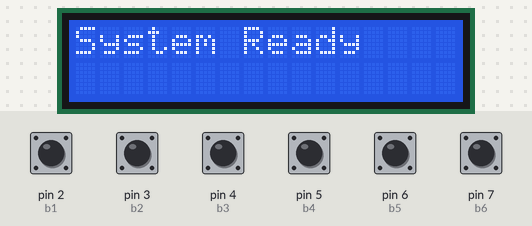
A sketch run on a simulated Arduino Uno, built with avr-gcc and run on an emulated ATmega328P. On the bench: 16×2 character LCD. Inputs (shaded band) come from the test bench; at power-on: pin 2 (b1), pin 3 (b2), pin 4 (b3), pin 5 (b4), pin 6 (b5), pin 7 (b6) HIGH. The audio player accepts every command and is not drawn; what the sketch prints to the serial monitor is not drawn.

Above: at 2.6 s.
5.4 s: pin 2 (b1) pulled LOW for 0.15 s
At 5.7 s:
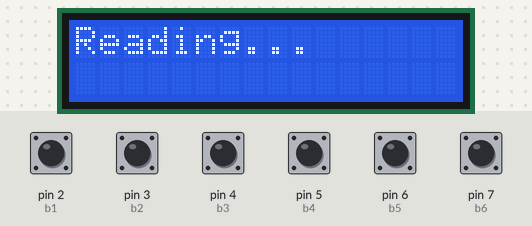
7.0 s: pin 3 (b2) pulled LOW for 0.15 s
10.1 s: pin 4 (b3) pulled LOW for 0.15 s
At 11.2 s:
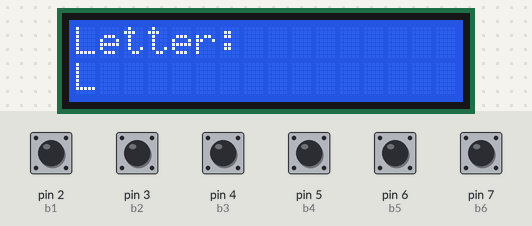
Timing chart, 0 to 13.1 s (numbered marks = the images above; inputs shaded):
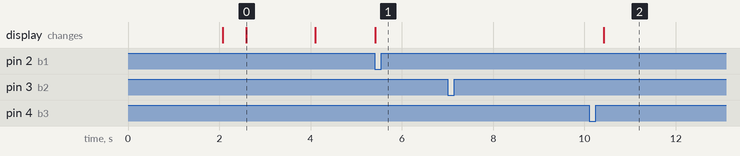

Measured:
- after the input at 5.4 s, the display: changes at once (image 1)
- after the input at 7.0 s, every drawn part: stays the same
- after the input at 10.1 s, the display: changes after 0.32 s (image 2)
- what the display in image 0 shows lasts 1.5 s, from 2.6 s to 4.1 s

The sketch:

Braille-to-speech_CODE.ino
```cpp
#include <SoftwareSerial.h>
#include <DFRobotDFPlayerMini.h>
#include <Wire.h>
#include <LiquidCrystal_I2C.h>

SoftwareSerial mySerial(10, 11); // RX, TX
DFRobotDFPlayerMini player;

LiquidCrystal_I2C lcd(0x27, 16, 2);

// Buttons
int b1 = 2, b2 = 3, b3 = 4, b4 = 5, b5 = 6, b6 = 7;

void setup() {
  pinMode(b1, INPUT_PULLUP);
  pinMode(b2, INPUT_PULLUP);
  pinMode(b3, INPUT_PULLUP);
  pinMode(b4, INPUT_PULLUP);
  pinMode(b5, INPUT_PULLUP);
  pinMode(b6, INPUT_PULLUP);

  Serial.begin(9600);
  mySerial.begin(9600);

  lcd.init();
  lcd.backlight();

  lcd.setCursor(0,0);
  lcd.print("Braille System");
  delay(2000);
  lcd.clear();

  if (!player.begin(mySerial)) {
    Serial.println("DFPlayer NOT detected");
    lcd.print("DF Error");
    while(true);
  } else {
    Serial.println("DFPlayer Ready");
    lcd.print("System Ready");
    delay(1500);
    lcd.clear();
  }

  player.volume(30);
}

void loop() {

  while (digitalRead(b1)==1 && digitalRead(b2)==1 &&
         digitalRead(b3)==1 && digitalRead(b4)==1 &&
         digitalRead(b5)==1 && digitalRead(b6)==1);

  int d1=1,d2=1,d3=1,d4=1,d5=1,d6=1;

  lcd.clear();
  lcd.print("Reading...");

  unsigned long t = millis();

  while(millis()-t < 5000){
    if(digitalRead(b1)==0) d1=0;
    if(digitalRead(b2)==0) d2=0;
    if(digitalRead(b3)==0) d3=0;
    if(digitalRead(b4)==0) d4=0;
    if(digitalRead(b5)==0) d5=0;
    if(digitalRead(b6)==0) d6=0;
  }

  int letter = 0;

  // Braille mapping
  if(d1==0 && d2==1 && d3==1 && d4==1 && d5==1 && d6==1) letter=1;
  else if(d1==0 && d2==0 && d3==1 && d4==1 && d5==1 && d6==1) letter=2;
  else if(d1==0 && d2==1 && d3==1 && d4==0 && d5==1 && d6==1) letter=3;
  else if(d1==0 && d2==1 && d3==1 && d4==0 && d5==0 && d6==1) letter=4;
  else if(d1==0 && d2==1 && d3==1 && d4==1 && d5==0 && d6==1) letter=5;
  else if(d1==0 && d2==0 && d3==1 && d4==0 && d5==1 && d6==1) letter=6;
  else if(d1==0 && d2==0 && d3==1 && d4==0 && d5==0 && d6==1) letter=7;
  else if(d1==0 && d2==0 && d3==1 && d4==1 && d5==0 && d6==1) letter=8;
  else if(d1==1 && d2==0 && d3==1 && d4==0 && d5==1 && d6==1) letter=9;
  else if(d1==1 && d2==0 && d3==1 && d4==0 && d5==0 && d6==1) letter=10;
  else if(d1==0 && d2==1 && d3==0 && d4==1 && d5==1 && d6==1) letter=11;
  else if(d1==0 && d2==0 && d3==0 && d4==1 && d5==1 && d6==1) letter=12;
  else if(d1==0 && d2==1 && d3==0 && d4==0 && d5==1 && d6==1) letter=13;
  else if(d1==0 && d2==1 && d3==0 && d4==0 && d5==0 && d6==1) letter=14;
  else if(d1==0 && d2==1 && d3==0 && d4==1 && d5==0 && d6==1) letter=15;
  else if(d1==0 && d2==0 && d3==0 && d4==0 && d5==1 && d6==1) letter=16;
  else if(d1==0 && d2==0 && d3==0 && d4==0 && d5==0 && d6==1) letter=17;
  else if(d1==0 && d2==0 && d3==0 && d4==1 && d5==0 && d6==1) letter=18;
  else if(d1==1 && d2==0 && d3==0 && d4==0 && d5==1 && d6==1) letter=19;
  else if(d1==1 && d2==0 && d3==0 && d4==0 && d5==0 && d6==1) letter=20;
  else if(d1==0 && d2==1 && d3==0 && d4==1 && d5==1 && d6==0) letter=21;
  else if(d1==0 && d2==0 && d3==0 && d4==1 && d5==1 && d6==0) letter=22;
  else if(d1==1 && d2==0 && d3==1 && d4==0 && d5==0 && d6==0) letter=23;
  else if(d1==0 && d2==1 && d3==0 && d4==0 && d5==1 && d6==0) letter=24;
  else if(d1==0 && d2==1 && d3==0 && d4==0 && d5==0 && d6==0) letter=25;
  else if(d1==0 && d2==1 && d3==0 && d4==1 && d5==0 && d6==0) letter=26;

  int displayLetter = letter; // ✅ keep original

  // shift ONLY for audio
  if(letter == 1) letter = 26;
  else if(letter != 0) letter = letter - 1;

  lcd.clear();

  if(displayLetter != 0){

    char ch = (char)(displayLetter + 64);

    lcd.setCursor(0,0);
    lcd.print("Letter:");
    lcd.setCursor(0,1);
    lcd.print(ch);

    Serial.print("Letter: ");
    Serial.print(ch);
    Serial.print(" | File: 00");
    Serial.print(letter);
    Serial.println(".mp3");

    player.play(letter);

  } else {
    lcd.print("Invalid Input");
    Serial.println("Invalid Input");
  }

  delay(3000);
}
```
